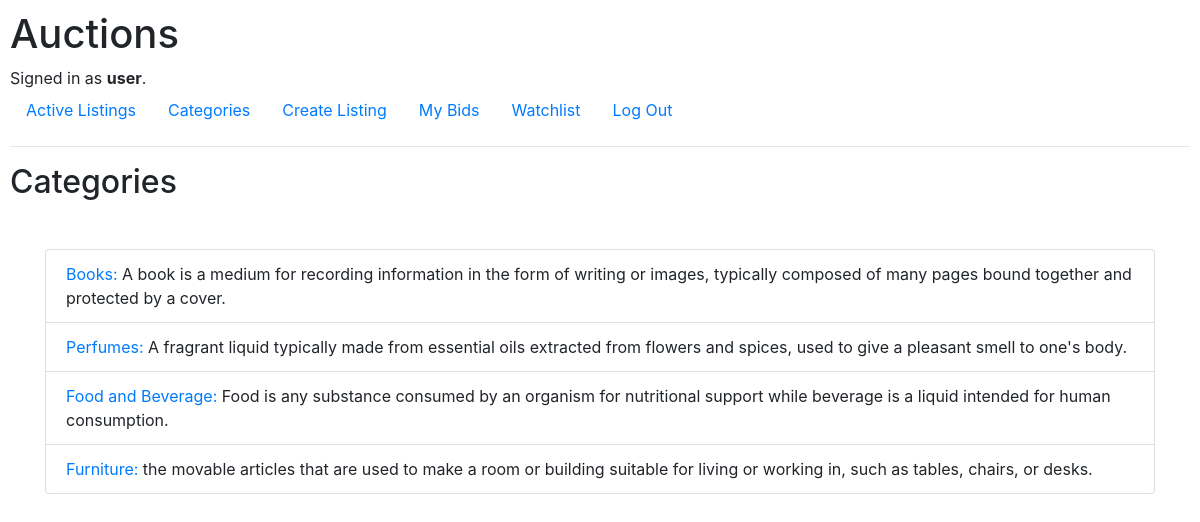
/categories/ (signed in), run on the app's committed database.
### auctions/models.py (models this page shows, shortened)
class User(AbstractUser):
    watchlist = models.ManyToManyField('Listing', blank=True, related_name='watchers')  # all the listings the user chose to put on watchlist

class Category(models.Model):
    type = models.CharField(max_length=64) # the name of the category
    description = models.TextField()

### auctions/views.py (the view)
# urls.py: path('categories/' , views.categories_page, name='categories_page'),
def categories_page(request):
    categories = Category.objects.filter(category_listings__isnull=False).distinct()
    return render(request, 'auctions/categories.html', {
        'categories': categories,
    })

### auctions/templates/auctions/categories.html (shortened to what this page needs)
{% extends "auctions/layout.html" %}
{% block body %}
    <h2>Categories</h2>
    <div class="container ">
        <div class="row ">
            <div class="col-md-12 ">
                <ul class="list-group">
                    {% for category in categories %}
                            <li class="list-group-item">
                                <a href="{% url 'category_page' category.type %}">{{ category.type }}:</a> {{ category.description }}
                            </li>
                    {% endfor %}
                </ul>
            </div>
        </div>
    </div>
{% endblock %}

### auctions/templates/auctions/layout.html (shortened to what this page needs)
{% load static %}
<!DOCTYPE html>
<html lang="en">
    <head>
        <link rel="stylesheet" href="https://stackpath.bootstrapcdn.com/bootstrap/4.4.1/css/bootstrap.min.css">
        <link href="{% static 'auctions/styles.css' %}" rel="stylesheet">
    </head>
    <body>
        <h1>Auctions</h1>
        <div>
            {% if user.is_authenticated %}
                Signed in as <strong>{{ user.username }}</strong>.
            {% else %}
                Not signed in.
            {% endif %}
        </div>
        <ul class="nav">
            <li class="nav-item">
                <a class="nav-link" href="{% url 'index' %}">Active Listings</a>
            </li>
            <li class="nav-item">
                <a class="nav-link" href="{% url 'categories_page' %}">Categories</a>
            </li>
            {% if user.is_authenticated %}
                <li class="nav-item">
                    <a class="nav-link" href="{% url 'create' %}">Create Listing</a>
                </li>
                <li class="nav-item">
                    <a class="nav-link" href="{% url 'my_bids' %}">My Bids</a>
                </li>
                <li class="nav-item">
                    <a class="nav-link" href="{% url 'watchlist' %}">Watchlist</a>
                </li>
                <li class="nav-item">
                    <a class="nav-link" href="{% url 'logout' %}">Log Out</a>
                </li>
            {% endif %}
        </ul>
        <hr>
        {% block body %}
        {% endblock %}
    </body>
</html>

### auctions/static/auctions/styles.css (style rules this page uses)
body { padding: 10px; }

### data on the page
User: username "user"
Category: type "Books", description "A book is a medium for recording information in the form of writing or images, typically composed of many pages bound together and protected by a cover."
Category: type "Perfumes", description "A fragrant liquid typically made from essential oils extracted from flowers and spices, used to give a pleasant smell to one's body."
Category: type "Food and Beverage", description "Food is any substance consumed by an organism for nutritional support while beverage is a liquid intended for human consumption."
Category: type "Furniture", description "the movable articles that are used to make a room or building suitable for living or working in, such as tables, chairs, or desks."
